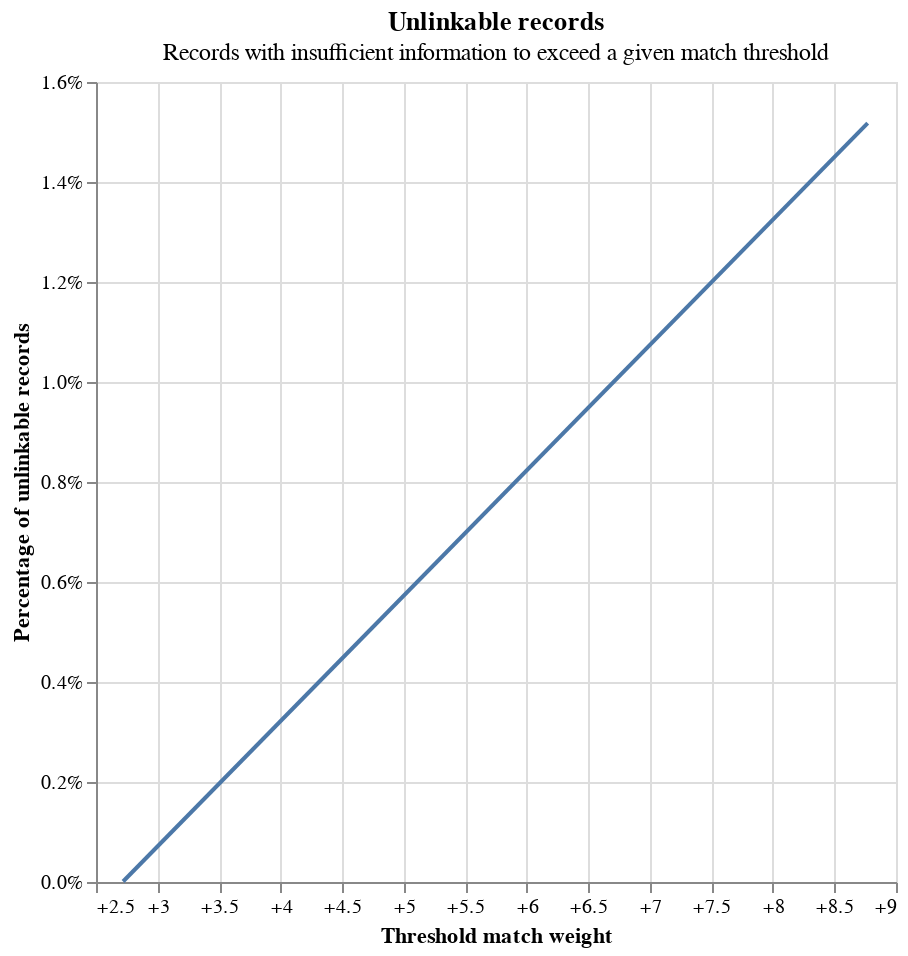

The notebook cell this image was saved under:
### Code cell
linker.unlinkables_chart()

### Figure 1 — Vega-Lite specification as saved in the notebook (floating-point values rounded to 4 significant figures)
{"config": {"view": {"continuousWidth": 400, "continuousHeight": 300}}, "layer": [{"mark": "line", "encoding": {"x": {"type": "quantitative", "axis": {"format": "+", "title": "Threshold match weight"}, "field": "match_weight"}, "y": {"type": "quantitative", "axis": {"format": "%", "title": "Percentage of unlinkable records"}, "field": "cum_prop"}}}, {"mark": "point", "encoding": {"opacity": {"value": 0}, "tooltip": [{"type": "quantitative", "field": "match_weight", "format": "+.5", "title": "Match weight"}, {"type": "quantitative", "field": "match_probability", "format": ".5", "title": "Match probability"}, {"type": "quantitative", "field": "cum_prop", "format": ".3%", "title": "Proportion of unlinkable records"}], "x": {"type": "quantitative", "field": "match_weight"}, "y": {"type": "quantitative", "field": "cum_prop"}}, "selection": {"selector112": {"type": "single", "nearest": true, "on": "mouseover", "fields": ["match_weight", "cum_prop"], "empty": "none"}}}, {"mark": "point", "encoding": {"opacity": {"condition": {"value": 1, "selection": "selector112"}, "value": 0}, "x": {"type": "quantitative", "axis": {"title": "Threshold match weight"}, "field": "match_weight"}, "y": {"type": "quantitative", "axis": {"format": "%", "title": "Percentage of unlinkable records"}, "field": "cum_prop"}}}, {"mark": {"type": "rule", "color": "gray"}, "encoding": {"x": {"type": "quantitative", "field": "match_weight"}}, "transform": [{"filter": {"selection": "selector112"}}]}, {"mark": {"type": "rule", "color": "gray"}, "encoding": {"y": {"type": "quantitative", "field": "cum_prop"}}, "transform": [{"filter": {"selection": "selector112"}}]}], "data": {"values": [{"match_weight": 2.72, "match_probability": 0.8686, "prop": 9.588e-06, "cum_prop": 9.588e-06}, {"match_weight": 8.77, "match_probability": 0.9977, "prop": 0.01517, "cum_prop": 0.01518}]}, "height": 400, "title": {"text": "Unlinkable records", "subtitle": "Records with insufficient information to exceed a given match threshold"}, "width": 400, "$schema": "https://vega.github.io/schema/vega-lite/v4.8.1.json"}
